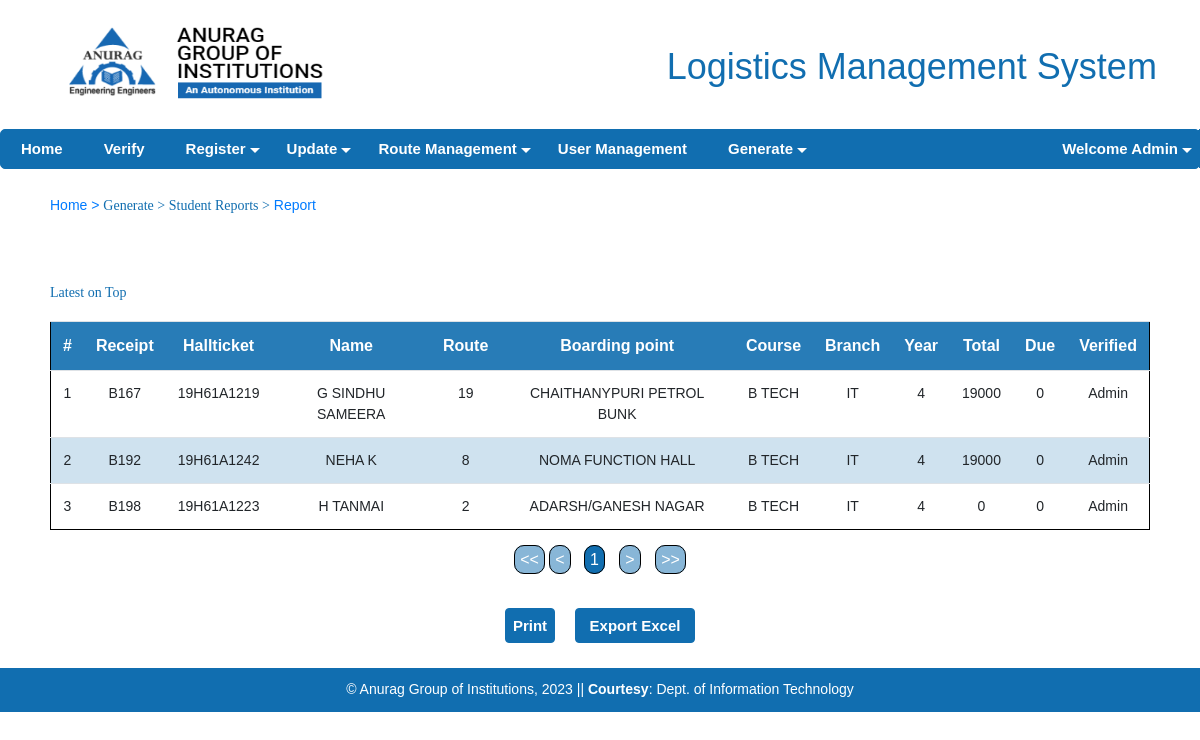
Screenshot of /admin/report.php (signed in) with the database file from the repository.
### tables this page shows
CREATE TABLE `student` (
  `HallticketNumber` varchar(15) NOT NULL,
  `Name` varchar(50) NOT NULL,
  `Father_Name` varchar(50) NOT NULL,
  `Department_Name` varchar(30) NOT NULL,
  `Mobile_Number` varchar(15) NOT NULL,
  `Email` varchar(60) NOT NULL,
  `Address` varchar(100) NOT NULL,
  `Course` varchar(30) NOT NULL,
  `Year` int(11) NOT NULL,
  `Total` int(11) NOT NULL,
  `Due` int(11) NOT NULL,
  `bpid` bigint(11) NOT NULL,
  `Boarding_point` varchar(80) NOT NULL,
  `Route_no` varchar(11) NOT NULL,
  `Detain` varchar(5) NOT NULL,
  `Receipt_Number` varchar(10) NOT NULL,
  `Date_of_Payment` datetime NOT NULL,
  `Remarks` varchar(30) NOT NULL,
  `Idcard_status` varchar(10) NOT NULL,
  `imageofStudent` longblob NOT NULL,
  `acadyear` varchar(15) NOT NULL,
  `appid` varchar(15) NOT NULL,
  `Verifiedby` varchar(20) NOT NULL,
  `concession` varchar(5) NOT NULL,
  `cona_amount` bigint(20) NOT NULL
);

### admin/report.php (the view, shortened to what this page needs)
<!doctype html>
<html lang=''>
<head>
  <link href="lib/bootstrap/css/bootstrap.min.css" rel="stylesheet">
  <link href="lib/font-awesome/css/font-awesome.min.css" rel="stylesheet">
  <link href="lib/animate/animate.min.css" rel="stylesheet">
    </head>
	<link rel="stylesheet" href="//code.jquery.com/ui/1.12.1/themes/base/jquery-ui.css">
<body>
<?php include("nav.php");
?>
  <div class="limiter" style="padding: 25px 50px; ">
<p style="color:#116EB0;font-size:14px; "><a href="adminhome.php">Home > </a>Generate > Student Reports ><a href="report.php"> Report</a></p><br>
  <br/>
<?php
include("init.php");
	  $query = "SELECT Receipt_Number,HallticketNumber,Name,Route_no,Boarding_point,Course,Department_Name,Year,Total,Due,Verifiedby,Remarks FROM student ORDER BY Date_of_Payment DESC" ;
	  $search_result = mysqli_query($conn,$query );
	 $number_of_results=mysqli_num_rows($search_result);
	 if ($number_of_results>0){
		$results_per_page = 25;
    $number_of_pages = ceil($number_of_results/$results_per_page);
     if (!isset($_GET['page']))
       {
        $page = 1;
        $count = 0;
       }
     else
		{
			$count = ($_GET['page'] -1)*$results_per_page;
		}
	 $this_page_first_result = ($page-1)*$results_per_page;
         $st1 = "SELECT * FROM student ORDER BY Date_of_Payment DESC LIMIT ".$this_page_first_result.",".$results_per_page ;
	     $search_result1 = mysqli_query($conn,$st1 );
   ?>
   <p style="color:#116EB0">Latest on Top</p>
      <table  class="table " style="text-align:center;border:1px solid black;margin-top:10px;"  width="80vw">
          <tr style=" background: rgba(17,110,176,0.9);color:white;">
		     <th>#</th>
			<th>Receipt</th>
			<th>Hallticket</th>
			<th> Name </th>
			<th> Route</th>
			<th>Boarding point</th>
			<th> Course </th>
			<th> Branch </th>
			<th> Year </th>
			<th> Total </th>
			<th> Due </th>
			<th>Verified</th>
        </tr>
  <?php
   while($row = mysqli_fetch_array($search_result1)){?>
    <tr>
	    <td><?php $count = $count + 1; echo $count;?></td>
		<td><?php echo $row['Receipt_Number'];?></td>
    	<td><?php echo $row['HallticketNumber'];?></td>
		<td><?php echo chunk_split($row['Name'], 25, " ");?></td>
		<td><?php echo $row['Route_no'];?></td>
		<td><?php echo chunk_split($row['Boarding_point'],20," ");?></td>
		<td><?php echo $row['Course'];?></td>
		<td><?php echo $row['Department_Name'];?></td>
		<td><?php echo $row['Year'];?></td>
		<td><?php echo $row['Total'];?></td>
		<td><?php echo $row['Due'];?></td>
		<td><?php echo $row['Verifiedby'];?></td>
    </tr>
  <?php } ?>
   </table>
  <?php
  }
  else{
	  ?>
	  <h6 style="color:red;margin-left:100px;">No Data Found.</h6>
	  <?php
  }
  ?>
   <?php if ($number_of_results>0){?>
<div id="pagination" style="text-align:center;margin-top:0px;">
<a href="<?php $page = 1;  echo basename($_SERVER['PHP_SELF']).'?page=' . $page . ' ';?>" style="text-decoration: none;color:white !important;<?php if ($_GET['page'] == 1 || $number_of_pages == 1){ echo 'pointer-events:none;background-color:rgba(17,110,176,0.5) !important;';} else{ echo 'background-color:#116eb0 !important;'; }?> " ><<</a>
  <a href="<?php $page = $_GET['page'] -1;  echo basename($_SERVER['PHP_SELF']).'?page=' . $page . '';?>" style="text-decoration: none;color:white !important;<?php if ($_GET['page'] == 1 || $number_of_pages == 1){ echo 'pointer-events:none;background-color:rgba(17,110,176,0.5) !important;';} else{ echo 'background-color:#116eb0 !important;'; }?> " ><</a>
  <?php
  if($number_of_pages < 12 ){
for ($page=1;$page<=$number_of_pages && $page <12;$page++) { ?>
 <a href="<?php echo basename($_SERVER['PHP_SELF']).'?page=' . $page . '';?>" style="text-decoration: none;"><?php echo $page ; ?></a>
  <?php } }
  else{
for ($page=$pages;$page <= $number_of_pages && $page<= $pages + 10;$page++) { ?>
  &nbsp; <a href="<?php echo basename($_SERVER['PHP_SELF']).'?page=' . $page . ' ';?>" style="text-decoration: none;<?php if(isset($_GET['page'])){ if ($page != $_GET['page']) echo 'background-color:#116eb0 !important;color:white !important;'; else echo 'background-color:white !important;color:#116eb0 !important;'; }?>"><?php echo $page;  ?></a>
  <?php
  }}
  ?>
	 <a href="<?php $page = $_GET['page'] + 1; echo basename($_SERVER['PHP_SELF']).'?page=' . $page . ' ';?>" style="margin-left:10px;text-decoration: none;color:white !important;<?php if ($_GET['page'] == $number_of_pages || $number_of_pages == 1) {echo 'pointer-events:none;background-color:rgba(17,110,176,0.5) !important;'; }else{ echo 'background-color:#116eb0 !important;' ; }?>">></a>
 <a href="<?php $page = $number_of_pages; echo basename($_SERVER['PHP_SELF']).'?page=' . $page . ' ';?>" style="margin-left:10px;text-decoration: none;color:white !important;<?php if ($_GET['page'] == $number_of_pages || $number_of_pages == 1) {echo 'pointer-events:none;background-color:rgba(17,110,176,0.5) !important;'; }else{ echo 'background-color:#116eb0 !important;' ; }?>">>></a>
 </div>
   <?php
   }
   if ($number_of_results>0){ ?>
<div style="text-align:center;margin-top:15px;display:inline; " >
<form action="export_excel.php" style="margin-top:35px;" class="form-inline justify-content-center"  method="post">
 <input type="button" style="border:1px solid #116EB0;width:50px;border-radius:4px;
  height:35px;color:white;background-color: #116eb0;"  onclick="printContent();" value="Print" />
  <input type="submit" style="border:1px solid #116EB0;width:120px;border-radius:4px;
height:35px;color:white;background-color: #116eb0;margin-left:20px;"  id="export" value = "Export Excel" >
</div>
</div>
	<?php include('footer.php');
}
 ?>
</body>
</html>

### admin/nav.php (shortened to what this page needs)
   <link rel="stylesheet" href="styles.css">
   <link rel="stylesheet" type="text/css" href="css/main.css">
  <link href="lib/bootstrap/css/bootstrap.min.css" rel="stylesheet">
<img src="logo.png" alt="" title="" height="72" width="260" style="margin-left:50pt;margin-top:20pt" />
<div id="heading">
<h1 style="font-size:36px;margin-left:500pt;color:#116EB0;margin-top:-40pt;">Logistics Management System</h1>
</div>
<div id='cssmenu'  style=" background: #116EB0; height:40px;text-decoration:none;" >
<ul>
      <li><a href="adminhome.php"><span style="font-size:15px;">Home</span></a></li>
  <li class='active' ><a href='verify.php'><span style="font-size:15px;">Verify</span></a> </li>
 <li class='active has-sub'><a href='#'><span style="font-size:15px;">Register</span></a>
   </li>
    <li class='active has-sub'><a href='#'><span style="font-size:15px;">Update</span></a>
   </li>
   <?php
   if( $_SESSION["username"] == "Admin" || $_SESSION["username"] == "Admin-it" || $_SESSION["username"] == "karunakar")
   {   ?>
   <li class='active has-sub' ><a href='#'><span style="font-size:15px;">Route Management</span></a>
   </li>
   <li class='active ' ><a href='usermanage.php'><span style="font-size:15px;">User Management</span></a>
   </li>
   <?php }?>
      <li class='active has-sub'><a href='#'><span style="font-size:15px;">Generate</span></a>
		</li>
 </ul>
 <ul style="float:right;margin:0;padding-left:45px;text-decoration:none;" >
  <li class=' has-sub '><a href='#'><span style="color:#fff;font-size:15px;padding-left:43px;">Welcome <?php echo $_SESSION['username'];?></span></a>
  </li>
  </ul>
</div>

### admin/footer.php (shortened to what this page needs)
<footer style=" background: #116EB0; text-align: center;padding : 10px 0; color: #fff; font-size: 14px;">
      <div class="copyright">
        &copy;<a href="https://anurag.edu.in/" target="_blank" style="color:white;" > Anurag Group of Institutions</a>,  <?php  $y = date("Y");	echo $y;  ?> || <strong>Courtesy</strong>: Dept. of Information Technology
      </div>
 </footer>

### admin/styles.css (style rules this page uses)
#cssmenu, #cssmenu ul, #cssmenu li, #cssmenu a { border: none; line-height: 0.9; padding: 0; margin:0; }
#cssmenu { background: #116EB0; height: 37px; display: block; border: 1px solid #116EB0; border-radius: 5px; width: auto; border-color: #116EB0; margin-top:30pt; padding: 0; }
#cssmenu > ul { list-style: inside none; margin: 0; padding: 0; }
#cssmenu > ul > li { list-style: inside none; float: left; display: inline-block; position: relative; margin: 0; padding: 0; }
#cssmenu > ul > li > a { outline: none; display: block; position: relative; text-align: center;font-weight: 700; font-size: 13px; : Arial; border-right: 1px solid #116EB0; color: #ffffff; padding: 12px 20px; }
#cssmenu > ul > li:first-child > a { border-radius: 5px 0 0 5px; }
#cssmenu > ul > li > a:after { content: ""; position: absolute; border-right: 1px solid; top: -1px; bottom: -1px; right: -2px; z-index: 99; border-color: #116EB0; }
#cssmenu > ul > li.has-sub > a:before { content: ""; position: absolute; top: 18px; right: 6px; border: 5px solid transparent; border-top: 5px solid #ffffff; }
#cssmenu, #cssmenu ul ul > li:hover > a, #cssmenu ul ul li a:hover { background: #116EB0; background: -moz-linear-gradient(top, #116EB0 0%, #ffffff 100%); background: -webkit-gradient(linear, left top, left bottom, color-stop(0%, #116EB0), color-stop(100%, #ffffff)); background: -webkit-linear-gradient(top, #116EB0 0%, #000 100%); background: -o-linear-gradient(top, #116EB0 0%, #ffffff 100%); background: -ms-linear-gradient(top, #116EB0 0%, #ffffff 100%); background: linear-gradient(top, #116EB0 0%, #ffffff 100%); }

### admin/css/main.css (style rules this page uses)
* { margin: 0px; padding: 0px; box-sizing: border-box; }
body, html { height: 100%; font-family: OpenSans-Regular, sans-serif; }
a { text-decoration:none; line-height: 1.7; color: #666666; margin: 0px; transition: all 0.4s; -webkit-transition: all 0.4s; -o-transition: all 0.4s; -moz-transition: all 0.4s; }
h1,h2,h3,h4,h5,h6 { margin: 0px; }
p { font-family: OpenSans-Regular; font-size: 14px; line-height: 1.7; color: #666666; margin: 0px; }
ul, li { margin: 0px; list-style-type: none; }
input { outline: none; border: none; }
.limiter { width: 100%; margin:0; }

### admin/report.php (style rules this page uses)
input { border-radius: 4px; }
tr:nth-child(odd) { background: rgba(17,110,176,0.2); }
td { font-size:14px; }
#pagination a { border:1px solid black; border-radius:10px; color:white; padding:5px; background-color:#116eb0 !important; text-decoration: none; }

### admin/nav.php (style rules this page uses)
* { font-family:Arial; }
input { border-radius: 4px;  }
input[type=submit],input[type=button],button { height:30px; font-weight:550; font-size:15px; }
#cssmenu a { text-decoration:none; }

### rows the page displays
student: Receipt_Number "B167", HallticketNumber "19H61A1219", Name "G SINDHU SAMEERA", Route_no "19", Boarding_point "CHAITHANYPURI PETROL BUNK", Course "B TECH", Department_Name "IT", Year "4", Total "19000", Due "0", Verifiedby "Admin"
student: Receipt_Number "B192", HallticketNumber "19H61A1242", Name "NEHA K", Route_no "8", Boarding_point "NOMA FUNCTION HALL", Course "B TECH", Department_Name "IT", Year "4", Total "19000", Due "0", Verifiedby "Admin"
student: Receipt_Number "B198", HallticketNumber "19H61A1223", Name "H TANMAI", Route_no "2", Boarding_point "ADARSH/GANESH NAGAR", Course "B TECH", Department_Name "IT", Year "4", Total "0", Due "0", Verifiedby "Admin"

### other values shown
$_SESSION['username'] "Admin"
